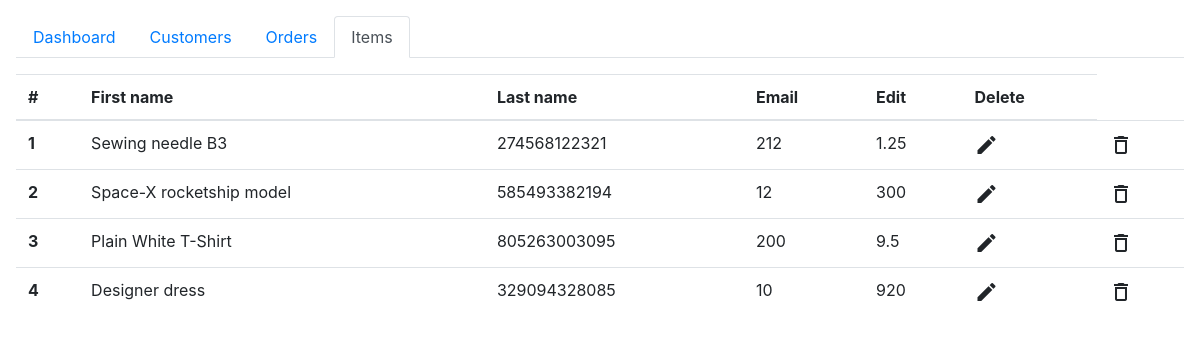
/items, run on an earlier commit of the app's database.
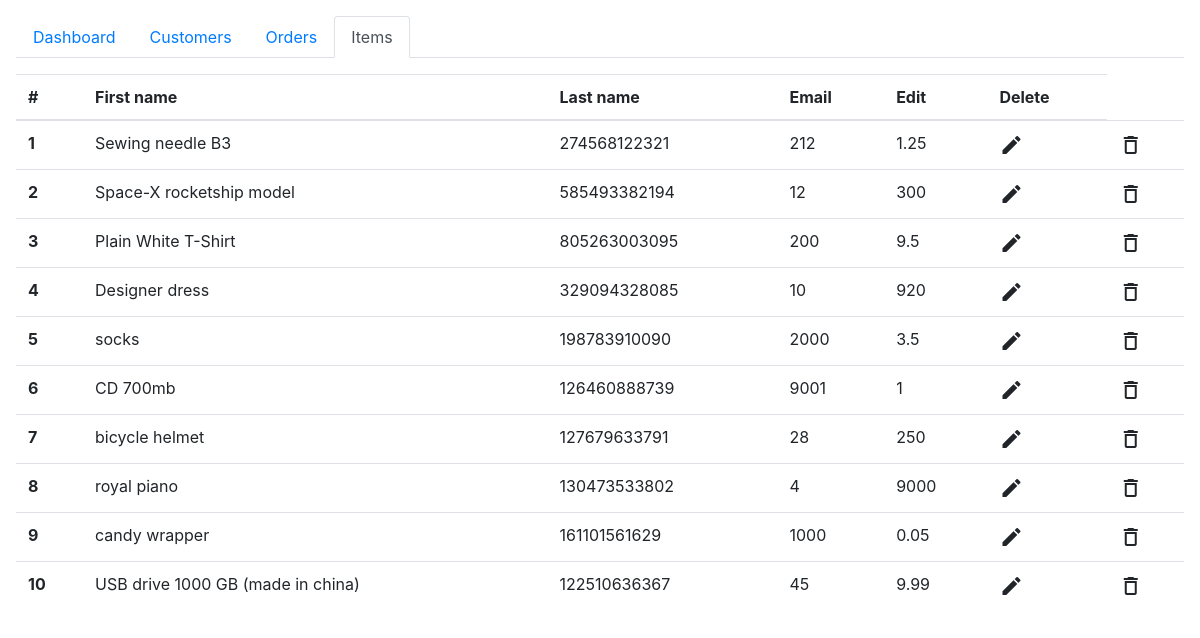
And on a later commit of the database.
### tables this page shows
CREATE TABLE `items` (
  `id` int(11) NOT NULL,
  `EAN` varchar(12) NOT NULL,
  `quantity` int(11) NOT NULL,
  `price` float NOT NULL,
  `name` varchar(255) NOT NULL
);

### app/core/Controller.php (called while the page is built, shortened)
<?php
class Controller
{
    public function view($view, $data = [])
    {
        require_once 'app/views/'.$view.'.php';
    }
}

### app/controllers/Items.php (called while the page is built, shortened)
<?php
class Items extends Controller
{
    public function Index()
    {
        $this->view('items/index');
    }
}

### app/core/App.php (called while the page is built, shortened)
<?php
class App
{
    protected $method = 'index';
    public function __construct()
    {
        $url = $this->parseUrl();
        if(file_exists('app/controllers/'.$url[0].'.php'))
        {
            unset($url[0]);
        }
        $this->controller = new $fullyQualifiedController;
        $this->params = $url ? array_values($url) : [];
        call_user_func_array([$this->controller, $this->method], $this->params);
    }
    public function parseUrl()
    {
        $url = trim($_SERVER['REQUEST_URI'], '/');
        $url = filter_var($url, FILTER_SANITIZE_URL);
        return explode('/', $url);
    }
}

### index.php (called while the page is built, shortened)
<?php
$app = new App();

### app/core/DBController.php (called while the page is built, shortened)
<?php
class DBController
{
    private $host = "localhost";
    private $user = "root";
    private $password = "";
    private $database = "salesdashboard";
    private $conn;
    function __construct()
    {
        $this->conn = $this->connectDB();
    }
    function connectDB()
    {
        $conn = mysqli_connect($this->host, $this->user, $this->password, $this->database);
        return $conn;
    }
    function runBaseQuery($query) {
        $resultset = array();
        $result = $this->conn->query($query);
        if ($result->num_rows > 0) {
            while($row = $result->fetch_assoc()) {
                $resultset[] = $row;
            }
        }
        return $resultset;
    }
}

### app/models/Item.php (called while the page is built, shortened)
<?php
require_once("app/core/DBController.php");
class Item
{
    public static function get_all(){
        $query = "SELECT * FROM items";
        $db_handle = new DBController();
        return $db_handle->runBaseQuery($query);
    }
}

### app/views/items/index.php (the view)
<?php
include('default_layout.php');
$items = \SalesDashboard\Models\Item::get_all();
?>
<table class="table table-hover">
    <thead>
    <tr>
        <th scope="col">#</th>
        <th scope="col">First name</th>
        <th scope="col">Last name</th>
        <th scope="col">Email</th>
        <th>Edit</th>
        <th>Delete</th>
    </tr>
    </thead>
    <tbody><?php
    foreach ($items as $k => $v) { ?>
        <tr>
            <th scope="row"><?php echo $items[$k]["id"]; ?></th>
            <td><?php echo $items[$k]["name"]; ?></td>
            <td><?php echo $items[$k]["EAN"]; ?></td>
            <td><?php echo $items[$k]["quantity"]; ?></td>
            <td><?php echo $items[$k]["price"]; ?></td>
            <td><span class="material-icons">edit</span></td>
            <td><span class="material-icons">delete_outline</span></td>
        </tr>
    <?php } ?>
    </tbody>
</table>

### app/views/items/default_layout.php (shortened to what this page needs)
<html>
<?php include(dirname(__FILE__).'/../default_head.php'); ?>
<body class="p-3">
<nav class="mb-3">
    <ul class="nav nav-tabs">
        <li class="nav-item">
            <a class="nav-link" href="/">Dashboard</a>
        </li>
        <li class="nav-item">
            <a class="nav-link" href="/customers">Customers</a>
        </li>
        <li class="nav-item">
            <a class="nav-link" href="/orders">Orders</a>
        </li>
        <li class="nav-item">
            <a class="nav-link active" href="/items">Items</a>
        </li>
    </ul>
</nav>
</body>
</html>

### app/views/default_head.php (shortened to what this page needs)
<head>
    <link rel="stylesheet" href="https://stackpath.bootstrapcdn.com/bootstrap/4.5.0/css/bootstrap.min.css">
    <link rel="stylesheet" href="public/css/global.css"></link>
</head>

What changed in the data, as far as the page shows it:
added items: id "5", name "socks", EAN "198783910090", quantity "2000", price "3.5"
added items: id "6", name "CD 700mb", EAN "126460888739", quantity "9001", price "1"
added items: id "7", name "bicycle helmet", EAN "127679633791", quantity "28", price "250"
added items: id "8", name "royal piano", EAN "130473533802", quantity "4", price "9000"
added items: id "9", name "candy wrapper", EAN "161101561629", quantity "1000", price "0.05"
added items: id "10", name "USB drive 1000 GB (made in china)", EAN "122510636367", quantity "45", price "9.99"
